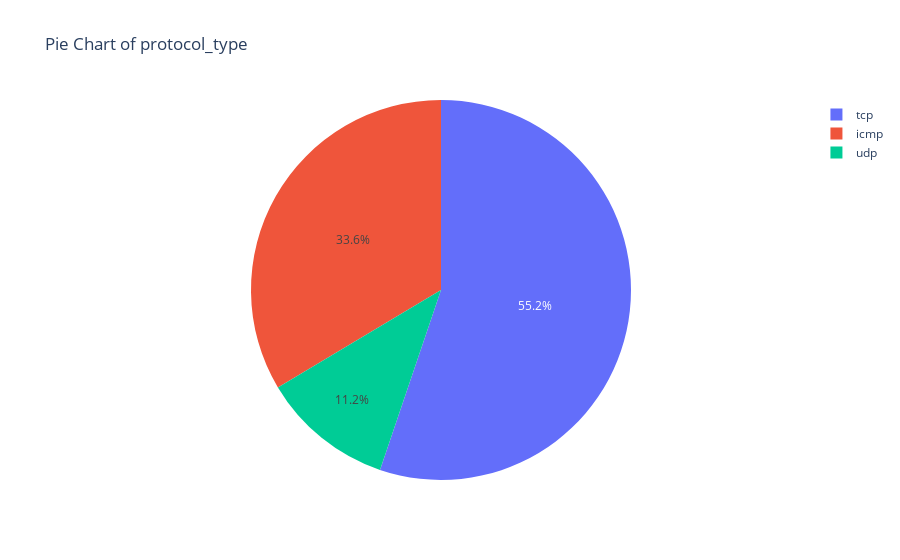
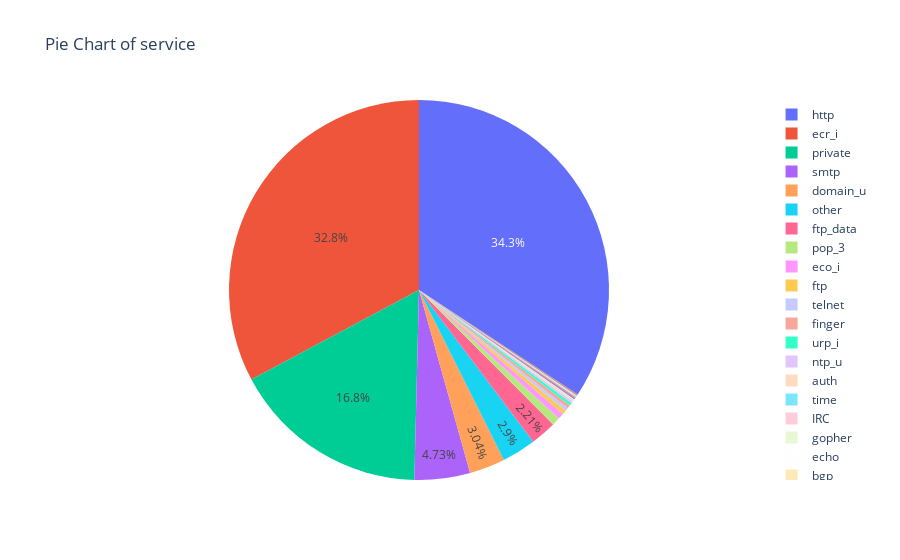
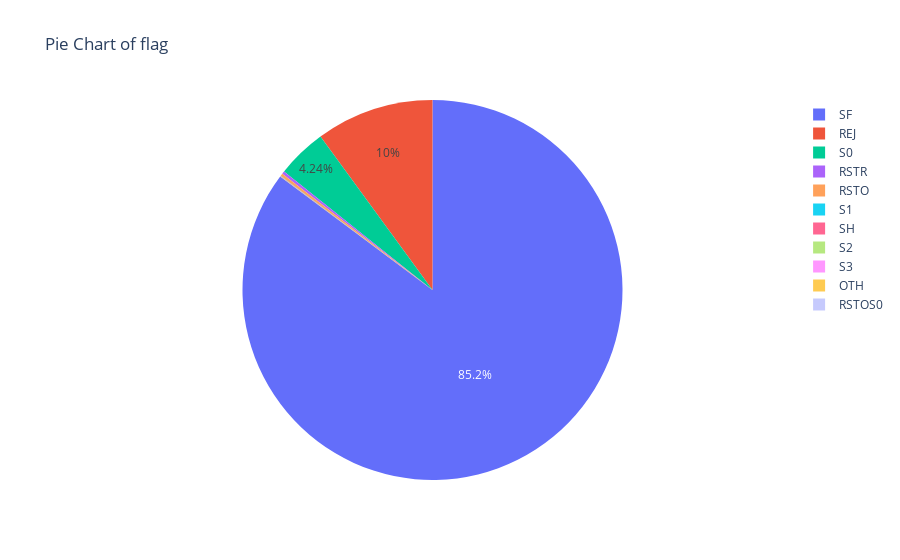

Notebook cell for these charts, in order:
### Markdown cell above
### 1.2.2 Ratio of Each Unique Value

### Code cell
for f in cat_features:
    val_counts = X[f].value_counts()
    fig = go.Figure()
    fig.add_trace(go.Pie(
        labels=val_counts.index,
        values=val_counts
    ))
    fig.update_traces(textposition='inside') 
    fig.update_layout(
        title=f"Pie Chart of {f}",
        uniformtext_minsize=12, 
        uniformtext_mode='hide'
    )
    fig.show()

### Figure 1 — Plotly figure (JSON) as saved in the notebook; plotly's stock layout.template omitted (floating-point values rounded to 4 significant figures)
{"data": [{"labels": ["tcp", "icmp", "udp"], "textposition": "inside", "type": "pie", "values": [248376, 151068, 50496]}], "layout": {"title": {"text": "Pie Chart of protocol_type"}, "uniformtext": {"minsize": 12, "mode": "hide"}}}

### Figure 2 — Plotly figure (JSON) as saved in the notebook; plotly's stock layout.template omitted (floating-point values rounded to 4 significant figures)
{"data": [{"labels": ["http", "ecr_i", "private", "smtp", "domain_u", "other", "ftp_data", "pop_3", "eco_i", "ftp", "telnet", "finger", "urp_i", "ntp_u", "auth", "time", "IRC", "gopher", "echo", "bgp", "domain", "pop_2", "uucp", "netbios_dgm", "link", "login", "discard", "csnet_ns", "ctf", "remote_job", "netstat", "netbios_ns", "printer", "imap4", "kshell", "mtp", "nntp", "nnsp", "iso_tsap", "shell", "exec", "supdup", "rje", "name", "courier", "http_443", "ldap", "uucp_path", "ssh", "daytime", "systat", "Z39_50", "whois", "vmnet", "sql_net", "efs", "sunrpc", "klogin", "hostnames", "netbios_ssn", "X11", "urh_i", "tim_i", "icmp", "red_i", "tftp_u"], "textposition": "inside", "type": "pie", "values": [154151, 147624, 75594, 21265, 13659, 13033, 9927, 3102, 2313, 1650, 1236, 1228, 1097, 794, 583, 186, 117, 68, 67, 62, 62, 61, 61, 60, 59, 58, 58, 57, 57, 57, 57, 56, 56, 55, 54, 54, 54, 53, 53, 53, 53, 52, 52, 52, 52, 52, 51, 51, 51, 51, 50, 49, 49, 48, 48, 47, 46, 44, 44, 41, 29, 23, 9, 2, 2, 1]}], "layout": {"title": {"text": "Pie Chart of service"}, "uniformtext": {"minsize": 12, "mode": "hide"}}}

### Figure 3 — Plotly figure (JSON) as saved in the notebook; plotly's stock layout.template omitted (floating-point values rounded to 4 significant figures)
{"data": [{"labels": ["SF", "REJ", "S0", "RSTR", "RSTO", "S1", "SH", "S2", "S3", "OTH", "RSTOS0"], "textposition": "inside", "type": "pie", "values": [383343, 45166, 19081, 1044, 1001, 118, 108, 42, 18, 10, 9]}], "layout": {"title": {"text": "Pie Chart of flag"}, "uniformtext": {"minsize": 12, "mode": "hide"}}}
